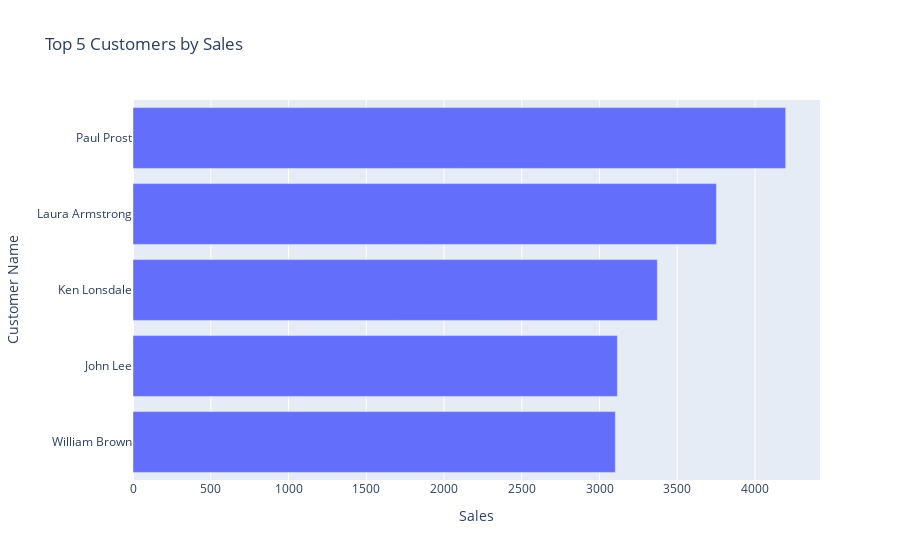

Notebook cell for this chart:
### Code cell
# 10 — Top 15 Customers by Sales
top_cust = data.groupby('Customer Name', as_index=False)['Sales'].sum().sort_values('Sales', ascending=False).head(5)
fig = px.bar(top_cust.sort_values('Sales'), x='Sales', y='Customer Name',
             orientation='h', title='Top 5 Customers by Sales')
fig.show()

### Figure 1 — Plotly figure (JSON) as saved in the notebook; plotly's stock layout.template omitted (floating-point values rounded to 4 significant figures)
{"data": [{"hovertemplate": "Sales=%{x}<br>Customer Name=%{y}<extra></extra>", "legendgroup": "", "marker": {"color": "#636efa", "pattern": {"shape": ""}}, "name": "", "orientation": "h", "showlegend": false, "textposition": "auto", "type": "bar", "x": [3102.0, 3115.0, 3372.0, 3752.0, 4197.0], "xaxis": "x", "y": ["William Brown", "John Lee", "Ken Lonsdale", "Laura Armstrong", "Paul Prost"], "yaxis": "y"}], "layout": {"barmode": "relative", "legend": {"tracegroupgap": 0}, "title": {"text": "Top 5 Customers by Sales"}, "xaxis": {"anchor": "y", "domain": [0, 1], "title": {"text": "Sales"}}, "yaxis": {"anchor": "x", "domain": [0, 1], "title": {"text": "Customer Name"}}}}
